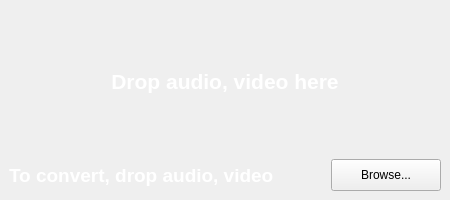
<?xml version="1.0" encoding="UTF-8"?>
<ui version="4.0">
 <class>DropFrame</class>
 <widget class="QFrame" name="DropFrame">
  <property name="geometry">
   <rect>
    <x>0</x>
    <y>0</y>
    <width>450</width>
    <height>200</height>
   </rect>
  </property>
  <property name="minimumSize">
   <size>
    <width>450</width>
    <height>200</height>
   </size>
  </property>
  <property name="acceptDrops">
   <bool>true</bool>
  </property>
  <property name="windowTitle">
   <string>Frame</string>
  </property>
  <property name="styleSheet">
   <string notr="true"/>
  </property>
  <property name="frameShadow">
   <enum>QFrame::Plain</enum>
  </property>
  <layout class="QHBoxLayout" name="horizontalLayout">
   <property name="spacing">
    <number>0</number>
   </property>
   <property name="leftMargin">
    <number>0</number>
   </property>
   <property name="topMargin">
    <number>0</number>
   </property>
   <property name="rightMargin">
    <number>0</number>
   </property>
   <property name="bottomMargin">
    <number>0</number>
   </property>
   <item>
    <widget class="QWidget" name="dropWidget" native="true">
     <property name="minimumSize">
      <size>
       <width>450</width>
       <height>200</height>
      </size>
     </property>
     <layout class="QVBoxLayout" name="verticalLayout">
      <item>
       <spacer name="verticalSpacer">
        <property name="orientation">
         <enum>Qt::Vertical</enum>
        </property>
        <property name="sizeHint" stdset="0">
         <size>
          <width>20</width>
          <height>49</height>
         </size>
        </property>
       </spacer>
      </item>
      <item>
       <widget class="QLabel" name="fileNameLB">
        <property name="font">
         <font>
          <pointsize>16</pointsize>
          <bold>true</bold>
         </font>
        </property>
        <property name="styleSheet">
         <string notr="true">color: rgb(255, 255, 255);</string>
        </property>
        <property name="text">
         <string>Drop audio, video here</string>
        </property>
        <property name="alignment">
         <set>Qt::AlignCenter</set>
        </property>
       </widget>
      </item>
      <item>
       <spacer name="verticalSpacer_2">
        <property name="orientation">
         <enum>Qt::Vertical</enum>
        </property>
        <property name="sizeHint" stdset="0">
         <size>
          <width>20</width>
          <height>48</height>
         </size>
        </property>
       </spacer>
      </item>
      <item>
       <layout class="QHBoxLayout" name="horizontalLayout_2">
        <item>
         <widget class="QLabel" name="tipsLB">
          <property name="font">
           <font>
            <pointsize>14</pointsize>
            <bold>true</bold>
           </font>
          </property>
          <property name="styleSheet">
           <string notr="true">color: rgb(255, 255, 255);</string>
          </property>
          <property name="text">
           <string>To convert, drop audio, video</string>
          </property>
         </widget>
        </item>
        <item>
         <widget class="QPushButton" name="browseButton">
          <property name="sizePolicy">
           <sizepolicy hsizetype="Fixed" vsizetype="Fixed">
            <horstretch>0</horstretch>
            <verstretch>0</verstretch>
           </sizepolicy>
          </property>
          <property name="minimumSize">
           <size>
            <width>110</width>
            <height>32</height>
           </size>
          </property>
          <property name="maximumSize">
           <size>
            <width>110</width>
            <height>32</height>
           </size>
          </property>
          <property name="text">
           <string>Browse...</string>
          </property>
         </widget>
        </item>
       </layout>
      </item>
     </layout>
    </widget>
   </item>
  </layout>
 </widget>
 <resources/>
 <connections/>
</ui>
